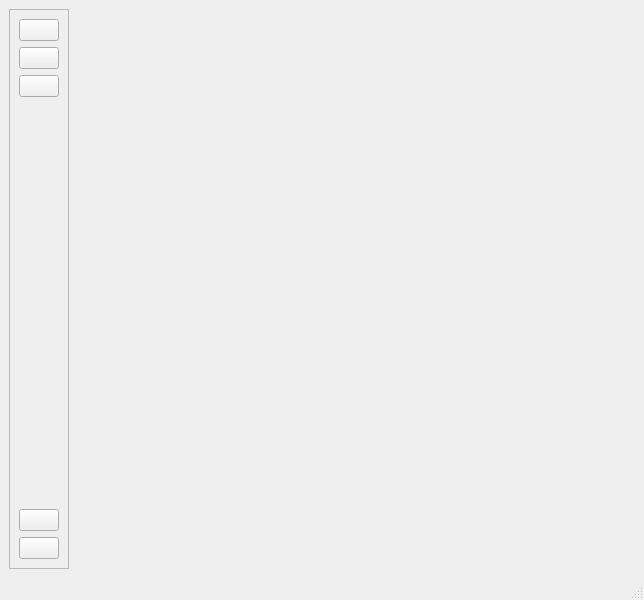
<?xml version="1.0" encoding="UTF-8"?>
<ui version="4.0">
 <class>MainWindow</class>
 <widget class="QMainWindow" name="MainWindow">
  <property name="geometry">
   <rect>
    <x>0</x>
    <y>0</y>
    <width>644</width>
    <height>600</height>
   </rect>
  </property>
  <property name="windowTitle">
   <string>MainWindow</string>
  </property>
  <widget class="QWidget" name="centralwidget">
   <layout class="QHBoxLayout" name="horizontalLayout">
    <item>
     <widget class="QFrame" name="frame">
      <property name="frameShape">
       <enum>QFrame::StyledPanel</enum>
      </property>
      <property name="frameShadow">
       <enum>QFrame::Raised</enum>
      </property>
      <layout class="QVBoxLayout" name="verticalLayout">
       <item>
        <widget class="QPushButton" name="homePageBtn">
         <property name="text">
          <string/>
         </property>
        </widget>
       </item>
       <item>
        <widget class="QPushButton" name="adminPageBtn">
         <property name="text">
          <string/>
         </property>
        </widget>
       </item>
       <item>
        <widget class="QPushButton" name="createRequestBtn">
         <property name="text">
          <string/>
         </property>
        </widget>
       </item>
       <item>
        <spacer name="verticalSpacer">
         <property name="orientation">
          <enum>Qt::Vertical</enum>
         </property>
         <property name="sizeHint" stdset="0">
          <size>
           <width>20</width>
           <height>40</height>
          </size>
         </property>
        </spacer>
       </item>
       <item>
        <widget class="QPushButton" name="darkModeBtn">
         <property name="text">
          <string/>
         </property>
        </widget>
       </item>
       <item>
        <widget class="QPushButton" name="lightModeBtn">
         <property name="text">
          <string/>
         </property>
        </widget>
       </item>
      </layout>
     </widget>
    </item>
    <item>
     <widget class="QStackedWidget" name="stackedWidget">
      <widget class="QWidget" name="page"/>
      <widget class="QWidget" name="page_2"/>
     </widget>
    </item>
   </layout>
  </widget>
  <widget class="QMenuBar" name="menubar">
   <property name="geometry">
    <rect>
     <x>0</x>
     <y>0</y>
     <width>644</width>
     <height>22</height>
    </rect>
   </property>
  </widget>
  <widget class="QStatusBar" name="statusbar"/>
 </widget>
 <resources/>
 <connections/>
</ui>
